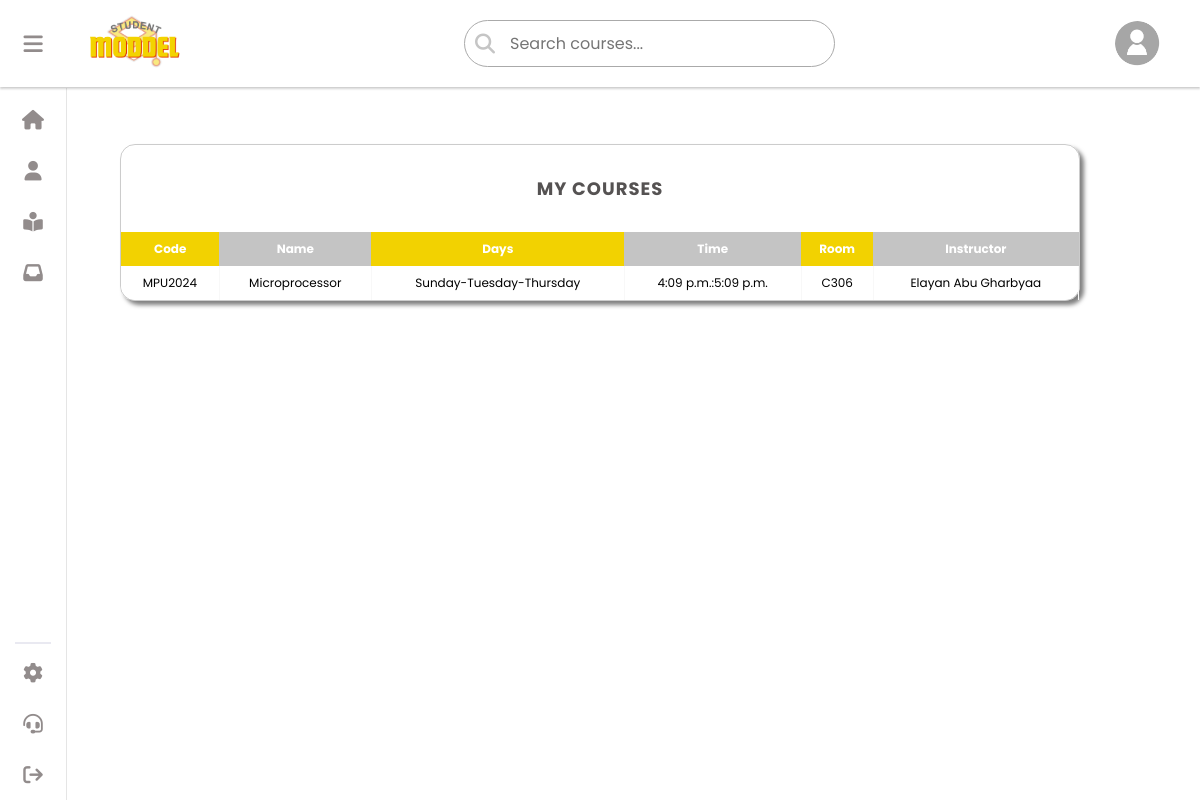
The app's page /my_courses (signed in), older data.
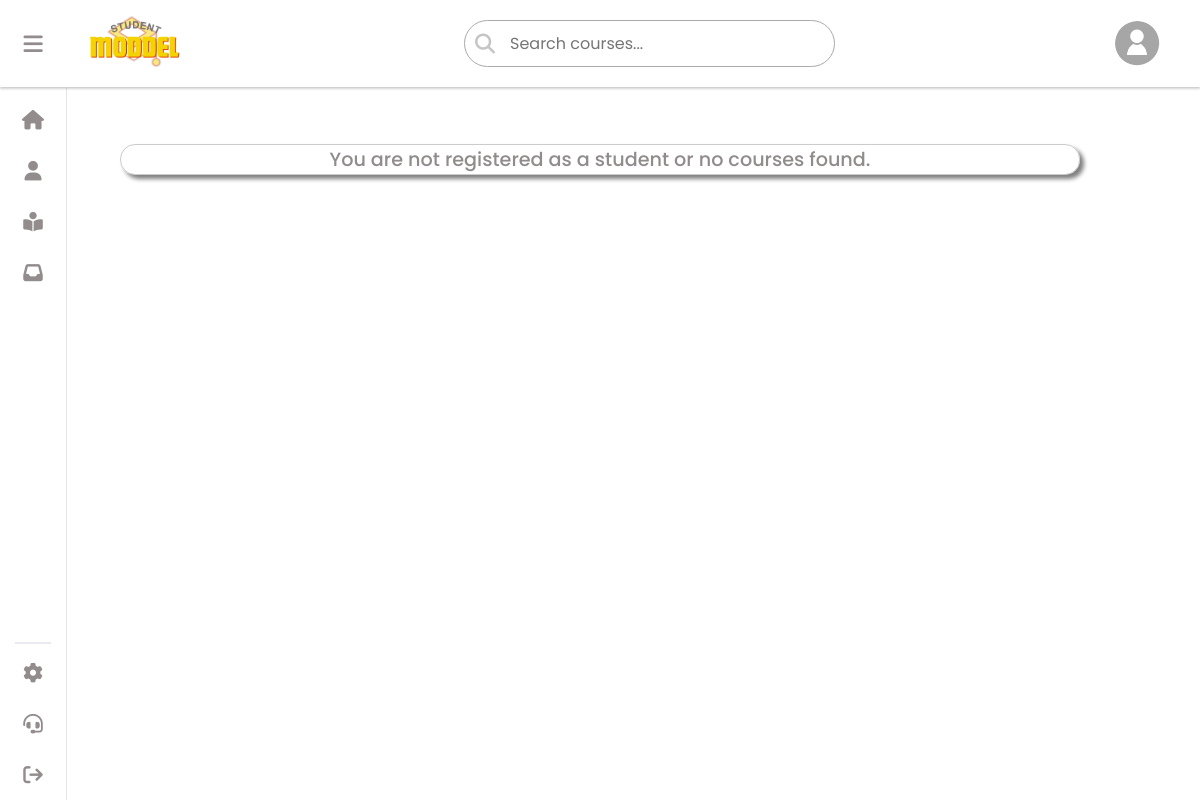
The same page, newer data.
### crud/models.py (models this page shows, shortened)
class Courses(models.Model):
    code = models.CharField(primary_key=True, max_length=10)
    name = models.CharField(max_length=100)
    description = models.CharField(max_length=255)
    prerequisites = models.ManyToManyField('self', through='Prerequisties', symmetrical=False)
    instractor = models.CharField(max_length=30,default='')
    capacity = models.IntegerField(default=0)
    schedule_id = models.ForeignKey(CoruseSchedules,on_delete=models.CASCADE,null=True,unique=True)
    color = models.CharField(max_length=7, default='#FFFFFF')

class CoruseSchedules(models.Model):
    id = models.AutoField(primary_key=True)  # Changed to AutoField for automatic ID handling
    DAY_CHOICES= (('Monday - Wensday','Monday - Wensday' ),('Sunday-Tuesday-Thursday','Sunday-Tuesday-Thursday'))
    days = models.CharField(max_length=100, choices=DAY_CHOICES, default='Monday - Wensday')
    start_time = models.TimeField()
    end_time = models.TimeField()
    room_no = models.CharField(max_length=5)
    class Meta:
        unique_together = ('days', 'start_time', 'end_time', 'room_no')
    def __str__(self):
        return f"{self.days} {self.start_time}-{self.end_time} in {self.room_no}"

### crud/views.py (the view)
# urls.py: path('my_courses', views.mycourses, name='mycourses'),
@login_required(login_url='/login'  )
def mycourses(request):
    userl = request.user
    print(f'Logged-in user: {userl}')
    student = Student.objects.filter(user=userl).first()
    print(f'Student found: {student}')
    courses_with_schedules = []
    if student:
        registrations = studentsReg.objects.filter(student_id=student).select_related('course_id__schedule_id')
        print(f'Registrations found: {registrations.count()}')
        for registration in registrations:
            course = registration.course_id
            schedule = course.schedule_id
            courses_with_schedules.append({
                'course_name': course.name,
                'course_code': course.code,
                'schedule_days': schedule.days if schedule else 'No schedule',
                'start_time': schedule.start_time if schedule else 'N/A',
                'end_time': schedule.end_time if schedule else 'N/A',
                'room_no': schedule.room_no if schedule else 'N/A',
                'instractor': course.instractor if schedule else 'N/A',
                'description': course.description if schedule else 'N/A',
            })
            print(f'Registered Course: {course.name}, Code: {course.code}, Schedule: {schedule}')
    return render(request, 'my_courses.html', {'student': student, 'courses': courses_with_schedules})

### crud/templates/my_courses.html (shortened to what this page needs)
<!DOCTYPE html>
<html lang="en">
  <head>
    {% load static %}
    <link
      rel="stylesheet"
      type="text/css"
      href="{% static 'css/style.css' %}"
    />
    <link
      rel="stylesheet"
      href="https://cdnjs.cloudflare.com/ajax/libs/font-awesome/6.5.1/css/all.min.css"
    />
  </head>
  <body>
    {% include "aside.html" %} {% if student %}
    <div class="table-wrapper">
      {%if courses%}
      <thead>
        <h2>My Courses</h2>
      </thead>
      <table class="fl-table">
        <thead>
          <tr>
            <th>Code</th>
            <th>Name</th>
            <th>Days</th>
            <th>Time</th>
            <th>Room</th>
            <th>Instructor</th>
          </tr>
        </thead>
        <tbody>
          {% for course in courses %}
          <tr>
            <td>{{course.course_code}}</td>
            <td>{{course.course_name}}</td>
            <td>{{course.schedule_days}}</td>
            <td>{{course.start_time}}:{{course.end_time}}</td>
            <td>{{course.room_no}}</td>
            <td>{{course.instractor}}</td>
          </tr>
          {% empty %}
          <h2>No courses registered.</h2>
          {% endfor %}
        </tbody>
      </table>
      {% else %}
      <p>You are not registered as a student or no courses found.</p>
      {% endif %} {%endif%}
    </div>
  </body>
</html>

Row changes from the older to the newer data that the page shows:
removed Courses: course_code "MPU2024", course_name "Microprocessor", instractor "Elayan Abu Gharbyaa"
no longer on this page (row unchanged): CoruseSchedules: schedule_days "Sunday-Tuesday-Thursday", start_time "4:09 p.m.", end_time "5:09 p.m.", room_no "C306"
Text that changed along with them:
text no longer shown: "MY COURSES Code Name Days Time Room Instructor"
text now shown: "You are not registered as a student or no courses found."
